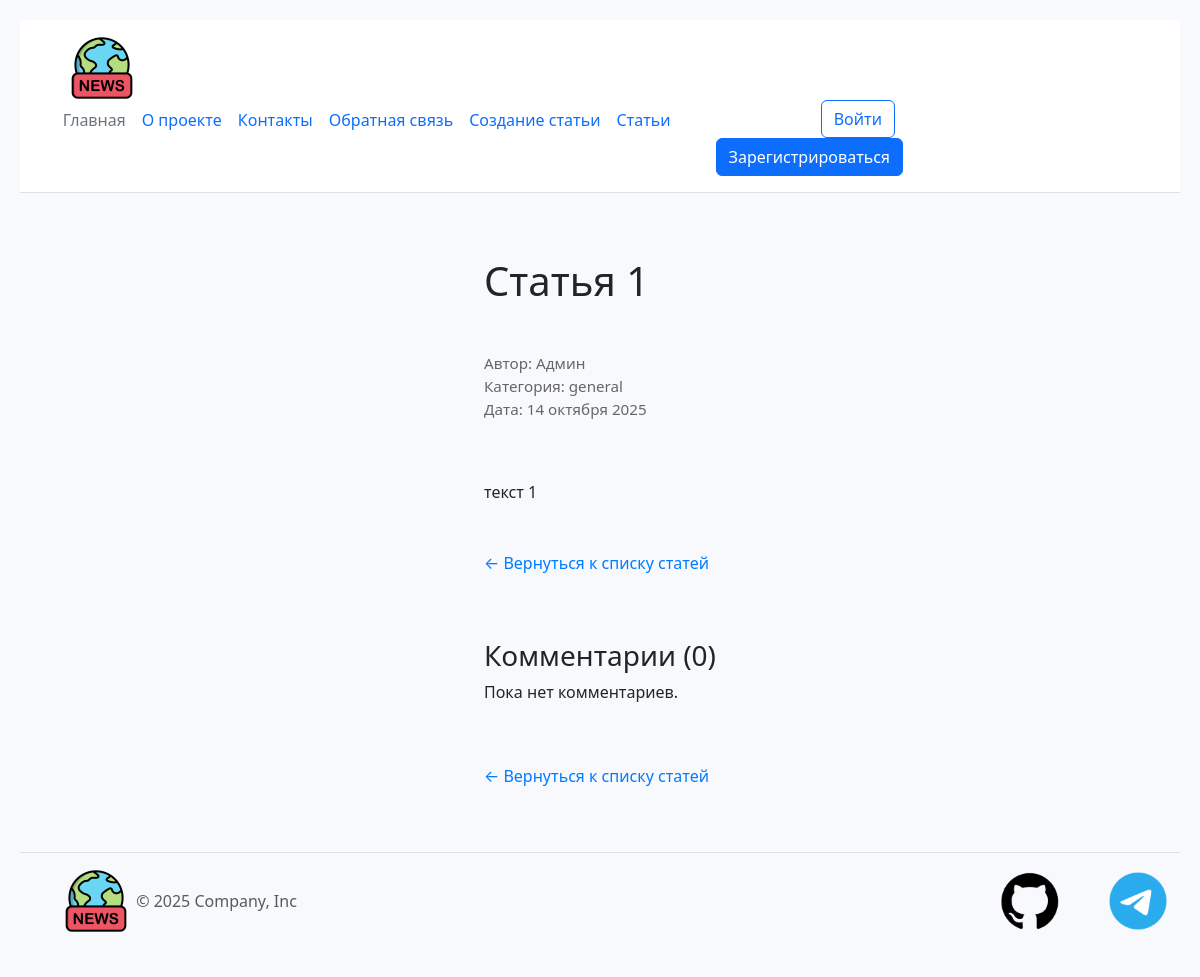
The page /news/1 on the database as committed earlier.
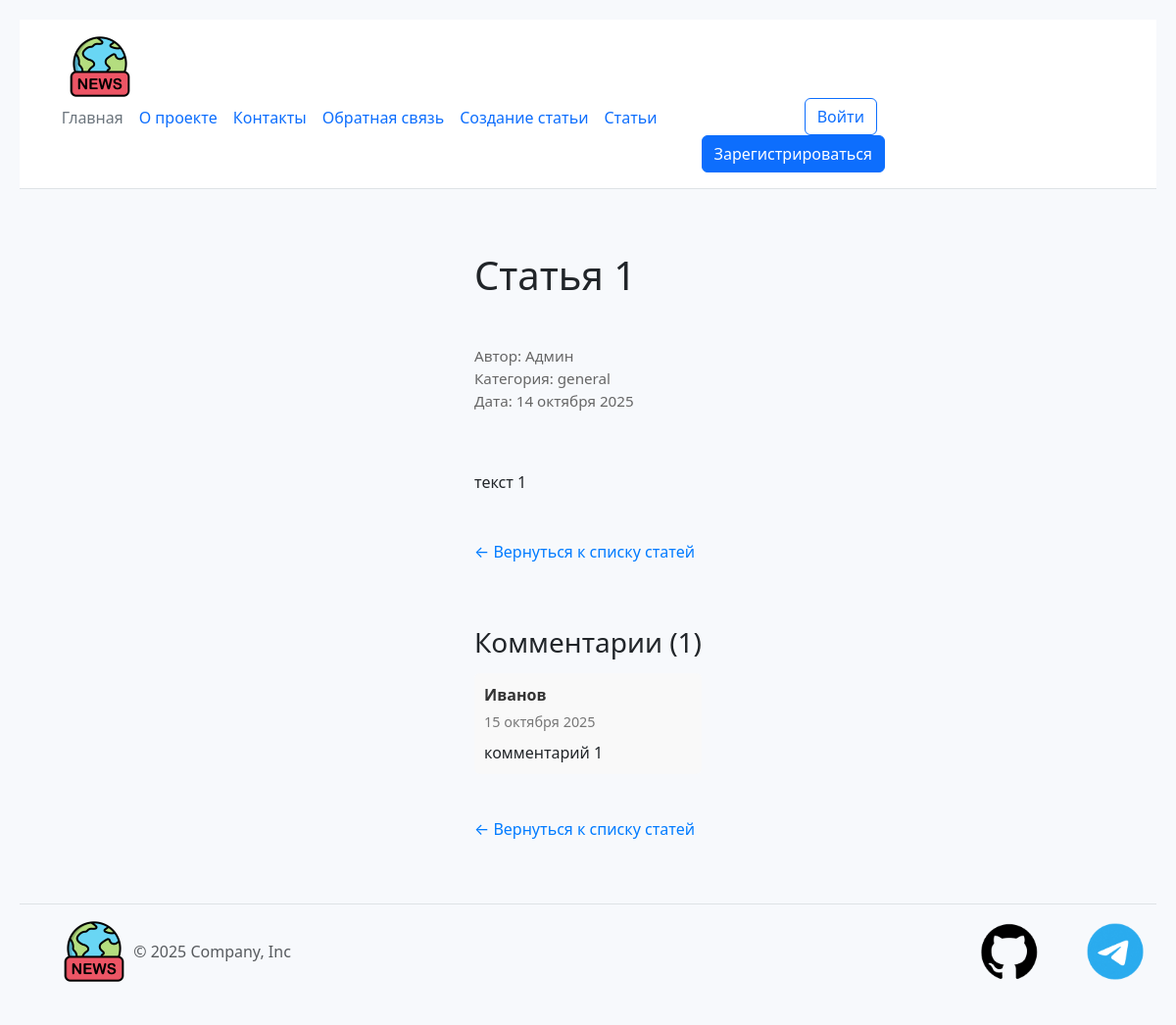
The same page on the database as committed later.
### models.py (models this page shows, shortened)
class Article(db.Model):
    __tablename__ = 'article'
    id = db.Column(db.Integer, primary_key=True)
    title = db.Column(db.String(200), nullable=False)
    text = db.Column(db.Text, nullable=False)
    category = db.Column(db.String(50), default="general")
    created_date = db.Column(db.DateTime(timezone=True), default=lambda: datetime.now(timezone.utc))
    user_id = db.Column(db.Integer, db.ForeignKey('user.id'), nullable=False)
    comments = db.relationship('Comment', backref='article', lazy=True, cascade='all, delete-orphan')

class User(UserMixin, db.Model):
    __tablename__ = 'user'
    id = db.Column(db.Integer, primary_key=True)
    name = db.Column(db.String(100), nullable=False)
    email = db.Column(db.String(100), unique=True, nullable=False)
    hashed_password = db.Column(db.String(255), nullable=False)
    created_date = db.Column(db.DateTime(timezone=True), default=lambda: datetime.now(timezone.utc))
    articles = db.relationship('Article', backref='author', lazy=True, cascade='all, delete-orphan')

class Comment(db.Model):
    __tablename__ = 'comment'
    id = db.Column(db.Integer, primary_key=True)
    text = db.Column(db.Text, nullable=False)
    created_date = db.Column(db.DateTime(timezone=True), default=lambda: datetime.now(timezone.utc))
    article_id = db.Column(db.Integer, db.ForeignKey('article.id'), nullable=False)
    author_name = db.Column(db.String(100), nullable=False)

### app.py (the view, shortened to what this page needs)
@app.route("/news/<int:id>", methods=['GET', 'POST'])
def article_content(id):
    article = Article.query.get(id)
    comments = Comment.query.filter_by(article_id=id).order_by(Comment.created_date.desc()).all()
    return render_template('article_content.html', article=article, comments=comments)

### app.py (called while the page is built)
def russian_date(value):
    if isinstance(value, (datetime, date)):
        months = [
    'января', 'февраля', 'марта', 'апреля', 'мая', 'июня',
    'июля', 'августа', 'сентября', 'октября', 'ноября', 'декабря'
    ]
        return f"{value.day} {months[value.month - 1]} {value.year}"
    return value

### templates/article_content.html (shortened to what this page needs)
{% extends 'base.html' %}
{% block content %}
<div class="container" style="max-width: 800px; margin: 0 auto;">
    <h1>{{ article.title }}</h1>
    <div class="meta" style="margin: 15px 0; color: #666; font-size: 0.95em;">
        <span>Автор: {{ article.author.name }}</span> <br>
        <span>Категория: {{ article.category }}</span> <br>
        <span>Дата: {{ article.created_date | russian_date }}</span>
    </div>
    <div class="article-text" style="line-height: 1.7; margin-top: 20px;">
        {{ article.text }}
    </div>
    <a href="{{ url_for('articles') }}" style="display: inline-block; margin-top: 20px; color: #007bff; text-decoration: none;">
        ← Вернуться к списку статей
    </a>
    <div style="margin-top: 40px;">
        <h3>Комментарии ({{ comments|length }})</h3>
        {% if comments %}
            {% for comment in comments %}
            <div style="margin-top: 15px; padding: 10px; background: #f9f9f9; border-radius: 6px;">
                <div style="font-weight: bold; color: #333;">{{ comment.author_name }}</div>
                <div style="font-size: 0.9em; color: #777; margin: 5px 0;">
                    {{ comment.created_date | russian_date }}
                </div>
                <div style="margin-top: 8px;">{{ comment.text | safe }}</div>
            </div>
            {% endfor %}
        {% else %}
            <p>Пока нет комментариев.</p>
        {% endif %}
    </div>
    <a href="{{ url_for('index') }}" style="display: inline-block; margin-top: 20px; color: #007bff; text-decoration: none;">
        ← Вернуться к списку статей
    </a>
</div>
{% endblock %}

### templates/base.html (shortened to what this page needs)
<!DOCTYPE html>
<html lang="en">
<head>
    <link href="https://cdn.jsdelivr.net/npm/bootstrap@5.3.8/dist/css/bootstrap.min.css" rel="stylesheet">
    <link rel="stylesheet" href="{{url_for('static', filename = 'css/main.css')}}">
</head>
<body>
    <div class="page">
        <header class="d-flex flex-wrap align-items-center justify-content-center justify-content-md-between py-3 mb-4 border-bottom">
        <div class="col-md-3 mb-2 mb-md-0">
            <a href="/" class="d-inline-flex link-body-emphasis text-decoration-none"> <svg class="bi" width="40" height="32" role="img" aria-label="Bootstrap"><use xlink:href="#bootstrap"></use></svg>
                <img  class ="logo" src="{{url_for('static', filename='img/world-news.png')}}">
            </a>
        </div>
        <ul class="nav col-12 col-md-auto mb-2 justify-content-center mb-md-0">
            <li><a href="{{url_for('index')}}" class="nav-link px-2 link-secondary">Главная</a></li>
            <li><a href="{{url_for('about')}}" class="nav-link px-2">О проекте</a></li>
            <li><a href="{{url_for('contact')}}" class="nav-link px-2">Контакты</a></li>
            <li><a href="{{url_for('feedback')}}" class="nav-link px-2">Обратная связь</a></li>
            <li><a href="{{url_for('create')}}" class="nav-link px-2">Создание статьи</a></li>
             <li><a href="{{url_for('articles')}}" class="nav-link px-2">Статьи</a></li>
        <div class="col-md-3 text-end">
            {% if not current_user.is_authenticated %}
            <a href="{{ url_for('login') }}" class="btn btn-outline-primary me-2">Войти</a>
            <a href="{{ url_for('register') }}" class="btn btn-primary">Зарегистрироваться</a>
            {% else %}
            <span class="me-3">Привет, {{ current_user.name }}!</span>
            <a href="{{ url_for('logout') }}" class="btn btn-outline-secondary">Выйти</a>
            {% endif %}
        </div>
        </header>
        <div class="content">
            {% block content %}{% endblock %}
        </div>
        <footer class="d-flex flex-wrap justify-content-between align-items-center py-3 my-4 border-top">
        <div class="col-md-4 d-flex align-items-center">
            <a href="/" class="mb-3 me-2 mb-md-0 text-body-secondary text-decoration-none lh-1" aria-label="Bootstrap"> <svg class="bi" width="30" height="24" aria-hidden="true"><use xlink:href="#bootstrap"></use></svg>
                <img class="logo" src="{{url_for('static', filename='img/world-news.png')}}">
            </a>
            <span class="mb-3 mb-md-0 text-body-secondary">© 2025 Company, Inc</span>
        </div>
        <ul class="nav col-md-4 justify-content-end list-unstyled d-flex">
            <li class="ms-3"><a class="text-body-secondary" href="#" aria-label="Instagram"><svg class="bi" width="24" height="24" aria-hidden="true"><use xlink:href="#instagram"></use></svg></a>
            <img class="footer-link" src="{{url_for('static', filename='img/gethub.png')}}">
            </li>
            <li class="ms-3"><a class="text-body-secondary" href="#" aria-label="Facebook"><svg class="bi" width="24" height="24"><use xlink:href="#facebook"></use></svg></a>
            <img class="footer-link" src="{{url_for('static', filename='img/tg.png')}}">
            </li>
        </ul>
        </footer>
    </div>
</body>
</html>

### static/css/main.css (style rules this page uses)
.logo { height: 64px; width: 64px; }
header { position: sticky; top: 0; padding: 10px; z-index: 1000; background: #fff; }
.footer-link { height: 64px; width: 64px; }
footer { padding: 10px; }
.page { overflow: hidden; display: flex; flex-direction: column; min-height: 100vh; margin-left: auto; margin-right: auto; width: 100%; }
.content { margin: 0 auto; padding: 40px 20px; flex: 1 1 auto; }
:root { --gradient-1: linear-gradient(135deg, #FF3366, #FF9933); --gradient-2: linear-gradient(135deg, #36D1DC, #5B86E5); --gradient-3: linear-gradient(135deg, #9733EE, #FF3366); --shadow: 0 10px 30px rgba(0, 0, 0, 0.15); --transition: all 0.4s cubic-bezier(0.33, 1, 0.68, 1); --border-radius: 16px; }
* { margin: 0; padding: 0; box-sizing: border-box; font-family: 'Segoe UI', system-ui, -apple-system, BlinkMacSystemFont, sans-serif; }
body { display: flex; background-color: #f7f9fc; min-height: 100vh; padding: 20px; overflow-x: hidden; }
.container { width: 100%; display: flex; flex-direction: column; gap: 24px; }

Rows that differ between the two databases and show on the page:
added Comment: author_name "Иванов", created_date|russian_date "15 октября 2025", text "комментарий 1"
Other text that changed with them:
{{ comments|length }}: "0" → "1"
text no longer shown: "Пока нет комментариев."
